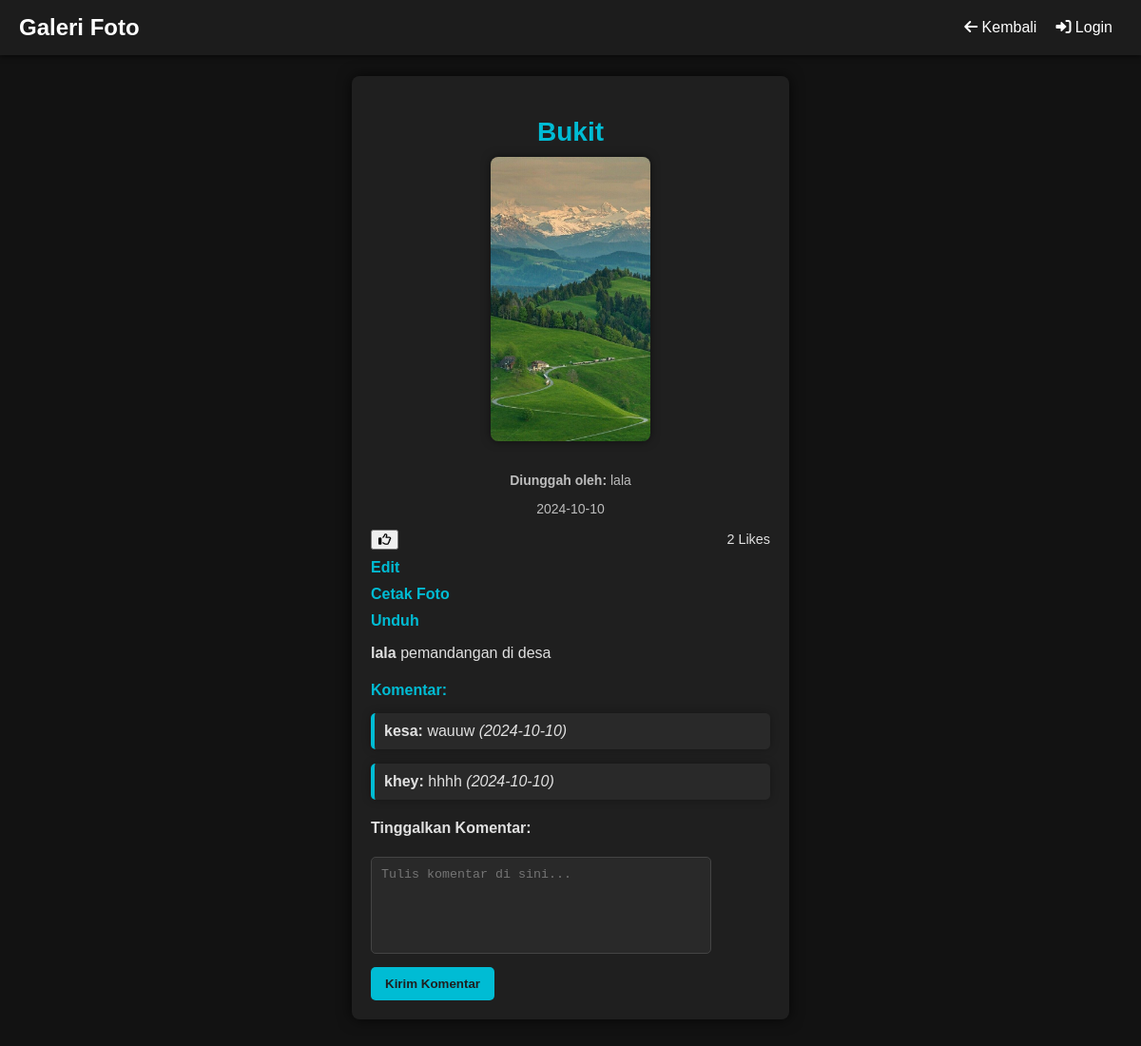
The app's page /view_foto.php?id=14 with its own data.
### tables this page shows
CREATE TABLE `foto` (
  `FotoID` int(11) NOT NULL,
  `JudulFoto` varchar(255) DEFAULT NULL,
  `DeskripsiFoto` text DEFAULT NULL,
  `TanggalUnggah` date DEFAULT NULL,
  `LokasiFile` varchar(255) DEFAULT NULL,
  `AlbumID` int(11) DEFAULT NULL,
  `UserID` int(11) DEFAULT NULL
);

CREATE TABLE `user` (
  `UserID` int(11) NOT NULL,
  `Username` varchar(255) NOT NULL,
  `Password` varchar(255) NOT NULL,
  `peran` enum('admin','user') NOT NULL,
  `Email` varchar(255) NOT NULL,
  `NamaLengkap` varchar(255) NOT NULL,
  `Alamat` text DEFAULT NULL
);

CREATE TABLE `komentarfoto` (
  `KomentarID` int(11) NOT NULL,
  `FotoID` int(11) DEFAULT NULL,
  `UserID` int(11) DEFAULT NULL,
  `IsiKomentar` text DEFAULT NULL,
  `TanggalKomentar` date DEFAULT NULL
);

### view_foto.php (the view, shortened to what this page needs)
<?php
require 'koneksi.php';
$fotoID = isset($_GET['id']) ? intval($_GET['id']) : 0;
if ($fotoID > 0) {
    $queryFoto = "SELECT f.FotoID, f.JudulFoto, f.LokasiFile, f.TanggalUnggah, f.DeskripsiFoto, a.NamaAlbum, u.Username
                  FROM foto f
                  JOIN album a ON f.AlbumID = a.AlbumID
                  JOIN user u ON f.UserID = u.UserID
                  WHERE f.FotoID = ?";
    $stmtFoto = $kon->prepare($queryFoto);
    $stmtFoto->bind_param("i", $fotoID);
    $stmtFoto->execute();
    $resultFoto = $stmtFoto->get_result();
    if ($resultFoto->num_rows > 0) {
        $foto = $resultFoto->fetch_assoc();
    } else {
        echo "Foto tidak ditemukan.";
        exit();
    }
} else {
    echo "ID foto tidak valid.";
    exit();
}
$queryKomentar = "SELECT k.KomentarID, k.IsiKomentar, k.TanggalKomentar, u.Username
                  FROM komentarfoto k
                  JOIN user u ON k.UserID = u.UserID
                  WHERE k.FotoID = ?";
$stmtKomentar = $kon->prepare($queryKomentar);
$stmtKomentar->bind_param("i", $fotoID);
$stmtKomentar->execute();
$resultKomentar = $stmtKomentar->get_result();
?>
<!DOCTYPE html>
<html lang="id">
<head>
    <link rel="stylesheet" href="https://cdnjs.cloudflare.com/ajax/libs/font-awesome/6.0.0-beta3/css/all.min.css">
</head>
<body>
    <nav class="navbar">
        <div class="logo">Galeri Foto</div>
        <div class="nav-links">
            <a href="index.php"><i class="fas fa-arrow-left"></i> Kembali</a>
            <?php if (isset($_SESSION['UserID'])): ?>
                <a href="logout.php" class="logout-btn"><i class="fas fa-sign-out-alt"></i> Logout</a>
            <?php else: ?>
                <a href="login.php" class="login-btn"><i class="fas fa-sign-in-alt"></i> Login</a>
            <?php endif; ?>
        </div>
    </nav>
    <div class="container">
        <div class="photo-detail">
            <h2><?php echo htmlspecialchars($foto['JudulFoto']); ?></h2>
            <img src="<?php echo htmlspecialchars($foto['LokasiFile']); ?>" alt="<?php echo htmlspecialchars($foto['JudulFoto']); ?>">
            <p><strong>Diunggah oleh:</strong> <?php echo htmlspecialchars($foto['Username']); ?></p>
            <p><strong></strong> <?php echo htmlspecialchars($foto['TanggalUnggah']); ?></p>
            <div class="like-comment">
                            <form method="POST" action="like.php">
                                <button type="submit" class="button"><i class="far fa-thumbs-up"></i></button>
                            </form>
                            <span class="like-count">
                                <?php
                                $queryLikes = "SELECT COUNT(*) as LikeCount FROM likefoto WHERE FotoID = ?";
                                $stmtLikes = $kon->prepare($queryLikes);
                                $stmtLikes->bind_param("i", $foto['FotoID']);
                                $stmtLikes->execute();
                                $resultLikes = $stmtLikes->get_result();
                                $likeCount = $resultLikes->fetch_assoc()['LikeCount'];
                                echo $likeCount . " Likes";
                                ?>
                            </span>
                        </div>
                    </div>
            <a href="Uedit_foto.php?fotoID=<?php echo $foto['FotoID']; ?>" class="link">Edit</a><br>
            <a href="Udownload.php?fotoID=<?php echo $foto['FotoID']; ?>" class="link">Cetak Foto</a> <br>
            <a href='Acetak_foto.php?image=<?php echo urlencode(basename($foto['LokasiFile'])); ?>' class='link'>Unduh</a>
        <p><strong><?php echo htmlspecialchars($foto['Username']); ?></strong> <?php echo htmlspecialchars($foto['DeskripsiFoto']); ?></p>
        <div class="comment-section">
            <h4>Komentar:</h4>
            <?php while ($komentar = $resultKomentar->fetch_assoc()): ?>
                <div class="comment">
                    <strong><?php echo htmlspecialchars($komentar['Username']); ?>:</strong>
                    <?php echo htmlspecialchars($komentar['IsiKomentar']); ?> <em>(<?php echo htmlspecialchars($komentar['TanggalKomentar']); ?>)</em>
                </div>
            <?php endwhile; ?>
        </div>
        <div class="comment-form">
            <h4>Tinggalkan Komentar:</h4>
            <form action="comment.php" method="POST">
                <textarea name="isi_komentar" required placeholder="Tulis komentar di sini..."></textarea>
                <button type="submit">Kirim Komentar</button>
            </form>
        </div>
    </div>
</body>
</html>

### view_foto.php (style rules this page uses)
body { font-family: 'Poppins', sans-serif; margin: 0; padding: 0; background-color: #121212; color: #e0e0e0; }
.navbar { background-color: #1f1f1f; background-color: rgba(31, 31, 31, 0.85); padding: 15px 20px; display: flex; justify-content: space-between; align-items: center; box-shadow: 0 2px 5px rgba(0, 0, 0, 0.5); position: fixed; top: 0; left: 0; right: 0; z-index: 1000; }
.navbar .logo { font-size: 24px; font-weight: bold; color: #ffffff; }
.navbar .nav-links { display: flex; align-items: center; }
.navbar .nav-links a { color: #ffffff; text-decoration: none; margin: 0 10px; font-size: 16px; transition: color 0.3s; }
.container { max-width: 35%; margin: 80px auto; padding: 20px; background-color: #1f1f1f; border-radius: 8px; box-shadow: 0 0 15px rgba(0, 0, 0, 0.7); }
.photo-detail { text-align: center; }
.photo-detail img { width: 40%; height: auto; border-radius: 8px; margin-bottom: 15px; box-shadow: 0 0 10px rgba(0, 0, 0, 0.5); }
.photo-detail h2 { color: #00bcd4; font-size: 28px; margin-bottom: 10px; }
.photo-detail p { font-size: 14px; color: #bdbdbd; }
.like-comment { display: flex; justify-content: space-between; align-items: center; margin-top: 10px; }
.like-comment form { display: inline; }
.like-count { font-size: 0.9em; color: #e0e0e0; }
.link { display: inline-block; margin-top: 10px; color: #00bcd4; text-decoration: none; font-weight: bold; transition: color 0.3s; }
.comment-section { margin-top: 20px; }
.comment-section h4 { color: #00bcd4; margin-bottom: 15px; }
.comment { margin-bottom: 15px; padding: 10px; background-color: #292929; border-left: 4px solid #00bcd4; border-radius: 5px; box-shadow: 0 0 10px rgba(0, 0, 0, 0.3); }
.comment-form { margin-top: 20px; }
.comment-form textarea { width: 80%; height: 80px; background-color: #292929; color: #e0e0e0; border-radius: 5px; border: 1px solid #444; padding: 10px; margin-bottom: 10px; resize: none; }
.comment-form button { padding: 10px 15px; background-color: #00bcd4; color: #1f1f1f; border: none; border-radius: 5px; cursor: pointer; transition: background-color 0.3s; font-weight: bold; }

### records on screen
foto: JudulFoto "Bukit", LokasiFile (picture), UserID.Username "lala", TanggalUnggah "2024-10-10", DeskripsiFoto "pemandangan di desa"
komentarfoto: UserID.Username "kesa", IsiKomentar "wauuw", TanggalKomentar "2024-10-10"
komentarfoto: UserID.Username "khey", IsiKomentar "hhhh", TanggalKomentar "2024-10-10"

### other values on screen
$likeCount "2"
